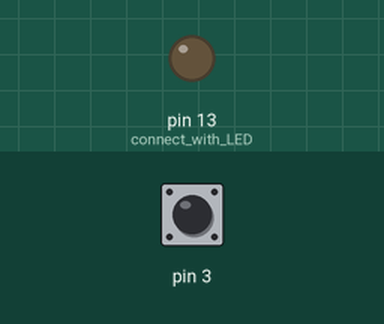
Simulated run of this sketch. Board: Arduino Uno, built with avr-gcc and run on an emulated ATmega328P. Shown: output pins drawn as LEDs (lit = HIGH). The test bench sets the inputs (shaded band); at power-on: pin 3 LOW. What the sketch prints to the serial monitor is not drawn.

Above: at 1.2 s.
1.3 s: pin 3 driven HIGH
At 1.8 s:
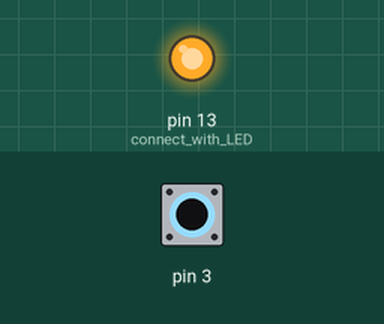
3.5 s: pin 3 pulsed LOW 2 times (0.12 s each, 0.3 s apart)
At 5.3 s:
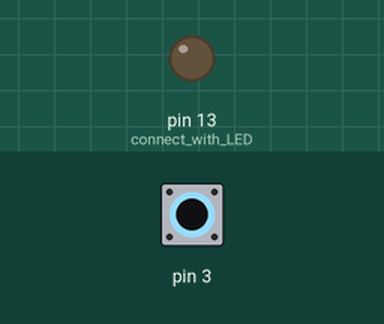
Timing chart, 0 to 6.8 s (numbered marks = the images above; inputs shaded):
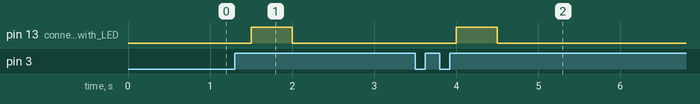

The sketch:

counter_interupt.ino
```cpp
int i = 0; // the counter value
volatile int output=0; //state 0 is LED OFF

void setup()
{
  Serial.begin(9600); //coding for virtual terminal
  pinMode(13,OUTPUT); //connect with LED
  attachInterrupt(digitalPinToInterrupt (3),button3,RISING); // coding for interrupt button
}

void button3() // Interrupt Service Routine function
{
  output=1;  //LED ON
  Serial.println("Interrupt at button 1 executed");
}

void loop()
{
  output=0; //LED OFF
  Serial.print(" COUNTER: "); //print the counter in the virtual display
  Serial.print(i);
  ++i; //increment of the counter value
  delay(500);
  digitalWrite(13,output); //if button at pin 3 pressed, output = 1

}
```

Measured:
- after the input at 1.3 s, pin 13 (connect_with_LED): LOW → HIGH after 0.20 s, → LOW 0.50 s later
- after the input at 3.5 s, pin 13 (connect_with_LED): LOW → HIGH after 0.50 s, → LOW 0.50 s later
